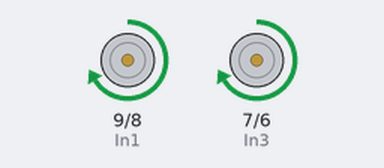
Bench run of a sketch on a simulated Arduino Uno, built with avr-gcc and run on an emulated ATmega328P. On the bench: motor-driver pin pairs drawn as motors (green arrow = first pin HIGH = forward, orange = second pin HIGH = backward, longer = more drive, scaled by the enable pin).

Above: at 1.0 s.
At 5.5 s:
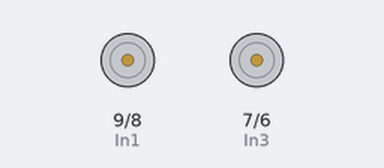
Timing chart, 0 to 6.9 s (numbered marks = the images above):
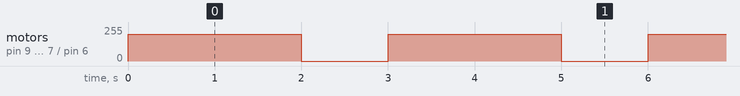

The sketch:

Motor_Test.ino
```cpp
//Motor Connections
//Change this if you wish to use another diagram
const int EnA = 10;
const int EnB = 5;
const int In1 = 9;
const int In2 = 8;
const int In3 = 7;
const int In4 = 6;


void setup()
{
  // All motor control pins are outputs
  pinMode(EnA, OUTPUT);
  pinMode(EnB, OUTPUT);
  pinMode(In1, OUTPUT);
  pinMode(In2, OUTPUT);
  pinMode(In3, OUTPUT);
  pinMode(In4, OUTPUT);
}
void goStraight()   //run both motors in the same direction
{
  // turn on motor A
  digitalWrite(In1, HIGH);
  digitalWrite(In2, LOW);
  // set speed to 150 out 255
  analogWrite(EnA, 200);
  // turn on motor B
  digitalWrite(In3, HIGH);
  digitalWrite(In4, LOW);
  // set speed to 150 out 255
  analogWrite(EnB, 200);
  delay(2000);
  // now turn off motors
  digitalWrite(In1, LOW);
  digitalWrite(In2, LOW);
  digitalWrite(In3, LOW);
  digitalWrite(In4, LOW);
}
void loop()
{
  goStraight();
  delay(1000);
}
```

Measured:
- by itself, motor on pin 9 (In1) / pin 8 (In2), motor on pin 7 (In3) / pin 6 (In4): alternates forward 200/255 for 2.0 s and stopped for 1.0 s
